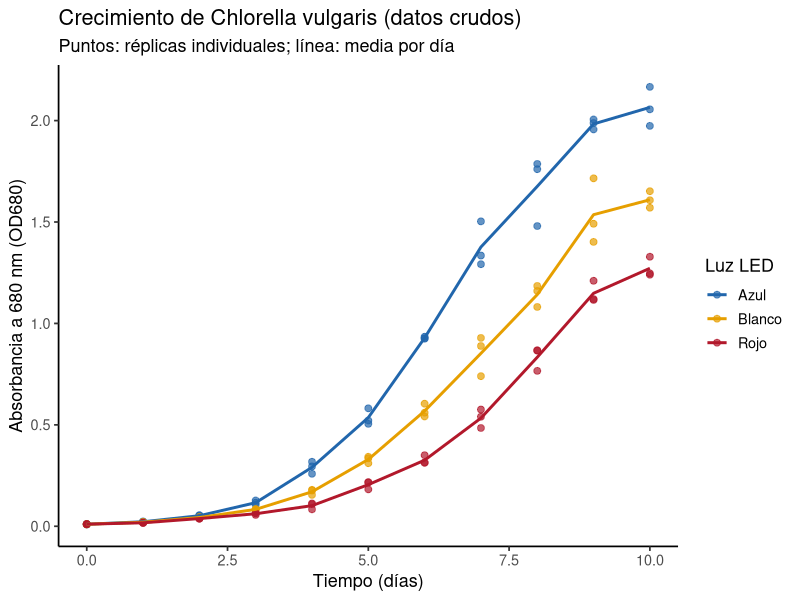
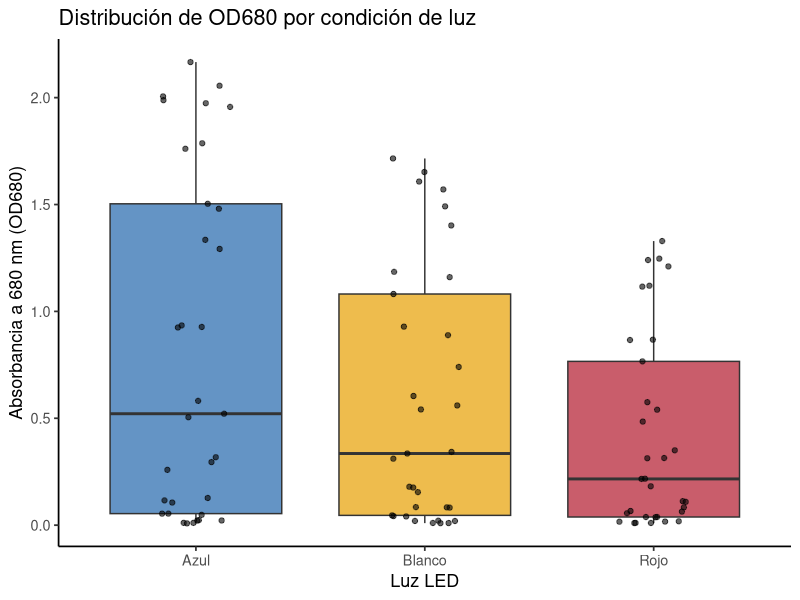
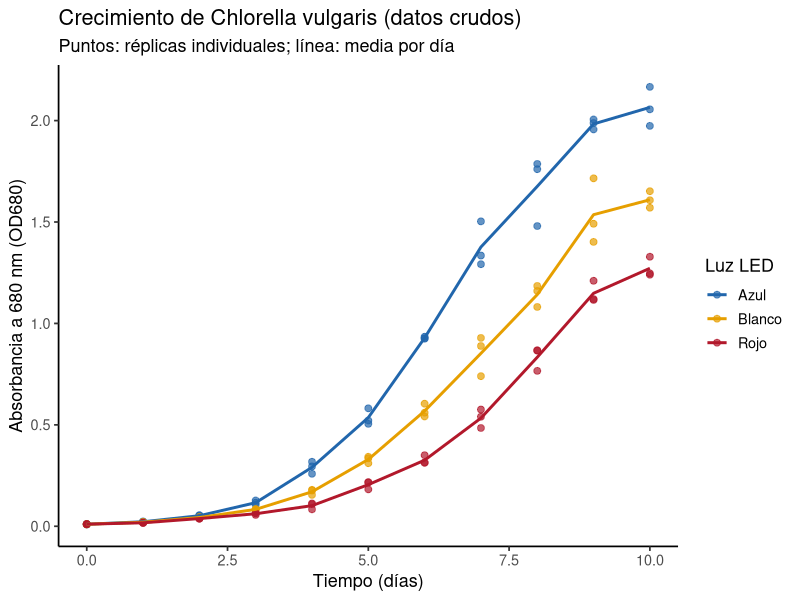
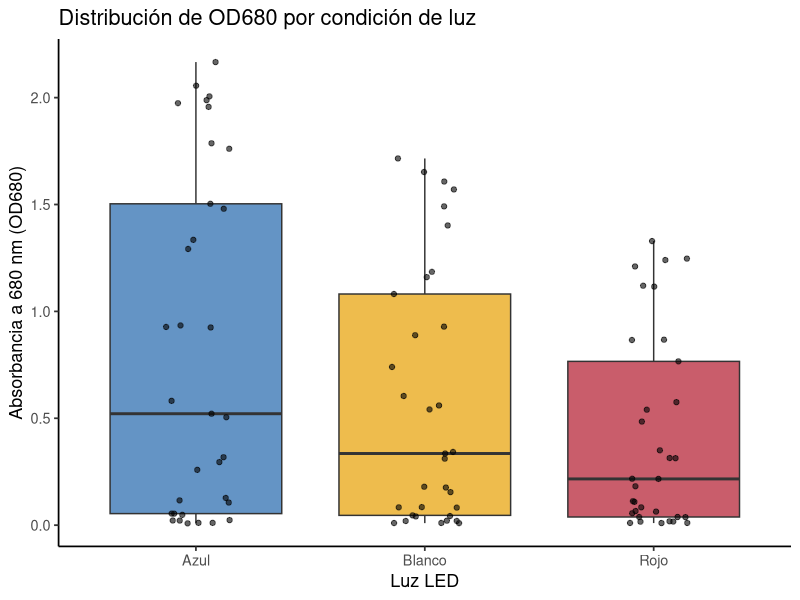

Here is the R script that generated these plots, in order:
# ==========================================================================
# 01. Contexto y toma de datos: crecimiento de Chlorella vulgaris
# ==========================================================================
# Autor: Dr. José Juan Torres Martínez
# Docente de Ciencias Químicas
# Universidad Autónoma de San Luis Potosí (UASLP)
# México
#
# Material académico para estudiantes
# Serie "Aprende R" — Lección 01
#
# Descripción: Primera lección de la serie. Se presenta el experimento
#   (crecimiento de Chlorella vulgaris bajo luz LED azul, blanca
#   (control) y roja), se leen
#   los datos tal como se registraron en el laboratorio (archivo
#   datos_chlorella_ancho.csv), se ordenan en R (datos ordenados o
#   "tidy data") y se hace un primer análisis exploratorio: resumen por
#   grupo, valores faltantes y gráficas iniciales. Los datos ordenados se
#   guardan para la Lección 02.
#
# Objetivos de aprendizaje:
#   - Describir un experimento: variables, unidades y réplicas.
#   - Leer datos de un archivo con read_csv().
#   - Pasar los datos del formato ancho (libreta de laboratorio) al
#     formato largo (tidy data) con pivot_longer().
#   - Resumir los datos por grupo (media, desviación estándar).
#   - Explorar los datos con gráficas antes de analizarlos.
#
# Datos: archivo datos_chlorella_ancho.csv, con las mediciones de
#   absorbancia (OD680) registradas en el laboratorio. Los valores son
#   simulados con fines didácticos, con magnitudes realistas.
# ==========================================================================

# --------------------------------------------------------------------------
# 1. Cargar paquetes
# --------------------------------------------------------------------------
library(tidyverse)

# --------------------------------------------------------------------------
# 2. El experimento (contexto)
# --------------------------------------------------------------------------
# Pregunta: ¿La luz LED azul o la luz LED roja produce un mayor crecimiento
#   de la microalga Chlorella vulgaris, comparadas con el control con luz
#   blanca?
#
# Diseño:
#   - Organismo: Chlorella vulgaris (microalga verde).
#   - Tratamientos: luz LED azul, luz LED blanca (control) y luz LED
#     roja (3 condiciones).
#   - Réplicas: 3 cultivos independientes por condición (n = 3).
#   - Duración: 10 días, con una medición diaria.
#   - Variable medida: absorbancia a 680 nm (OD680), que es proporcional
#     a la densidad celular. En la práctica, las muestras con OD680 mayor
#     a 1.0 se diluyen antes de medir.
#
# Variables:
#   - dia: día del cultivo (0 a 10).
#   - luz: condición de luz (Azul, Blanco o Rojo).
#   - replica: número de réplica (1, 2 o 3).
#   - OD680: absorbancia a 680 nm (sin unidades).

# --------------------------------------------------------------------------
# 3. Leer los datos tal como se registraron en el laboratorio
# --------------------------------------------------------------------------
# El archivo viene en formato ANCHO, como en la libreta o la hoja de
# cálculo: una fila por día y una columna por réplica. Así NO se analizan
# bien en R; primero hay que ordenarlos (sección 4).

datos_ancho <- read_csv("datos_chlorella_ancho.csv", show_col_types = FALSE)

print(datos_ancho)

# --------------------------------------------------------------------------
# 4. Ordenar los datos (tidy data, formato largo)
# --------------------------------------------------------------------------
# Regla de los datos ordenados ("tidy data"):
#   - Cada variable es una columna.
#   - Cada observación es una fila.
#   - Cada valor es una celda.
# Con pivot_longer() pasamos del formato ancho al formato largo.

datos <- datos_ancho %>%
  pivot_longer(
    cols = -dia,
    names_to = c("luz", "replica"),
    names_sep = "_R",
    values_to = "OD680"
  ) %>%
  mutate(replica = as.integer(replica))

print(datos)

# --------------------------------------------------------------------------
# 5. Primer análisis: resumen por día y condición
# --------------------------------------------------------------------------
resumen <- datos %>%
  group_by(dia, luz) %>%
  summarise(
    n        = n(),
    media_OD = mean(OD680),
    de_OD    = sd(OD680),
    min_OD   = min(OD680),
    max_OD   = max(OD680),
    .groups = "drop"
  )

print(resumen)

# --------------------------------------------------------------------------
# 6. Revisión de calidad: valores faltantes y valores fuera de rango
# --------------------------------------------------------------------------
# ¿Hay valores faltantes? (debe ser 0)
print(sum(is.na(datos$OD680)))

# ¿Hay valores fuera de rango? (OD680 debe estar entre 0 y 3)
print(filter(datos, OD680 < 0 | OD680 > 3))

# --------------------------------------------------------------------------
# 7. Exploración gráfica (antes de analizar, hay que mirar los datos)
# --------------------------------------------------------------------------
# Gráfica 1: OD680 contra el tiempo; puntos = réplicas, línea = media.
grafica_puntos <- ggplot(datos, aes(x = dia, y = OD680, color = luz)) +
  geom_point(size = 2, alpha = 0.7) +
  geom_line(
    data = resumen,
    aes(x = dia, y = media_OD, group = luz),
    linewidth = 1
  ) +
  scale_color_manual(
    values = c("Azul" = "#2166ac", "Blanco" = "#E69F00", "Rojo" = "#b2182b")
  ) +
  labs(
    x = "Tiempo (días)",
    y = "Absorbancia a 680 nm (OD680)",
    color = "Luz LED",
    title = "Crecimiento de Chlorella vulgaris (datos crudos)",
    subtitle = "Puntos: réplicas individuales; línea: media por día"
  ) +
  theme_classic(base_size = 13)

print(grafica_puntos)

# Gráfica 2: distribución de OD680 por condición de luz (caja y puntos).
grafica_caja <- ggplot(datos, aes(x = luz, y = OD680, fill = luz)) +
  geom_boxplot(alpha = 0.7) +
  geom_jitter(width = 0.15, size = 1.5, alpha = 0.6) +
  scale_fill_manual(
    values = c("Azul" = "#2166ac", "Blanco" = "#E69F00", "Rojo" = "#b2182b")
  ) +
  labs(
    x = "Luz LED",
    y = "Absorbancia a 680 nm (OD680)",
    title = "Distribución de OD680 por condición de luz"
  ) +
  theme_classic(base_size = 13) +
  theme(legend.position = "none")

print(grafica_caja)

# --------------------------------------------------------------------------
# 8. Guardar los datos ordenados para la Lección 02
# --------------------------------------------------------------------------
write_csv(datos, "datos_chlorella.csv")

# --------------------------------------------------------------------------
# 9. Exportar las gráficas
# --------------------------------------------------------------------------
# Todas las gráficas de la lección se guardan como archivos PNG en alta
# resolución (300 dpi), listas para un informe o una presentación.
ggsave("01_exploracion_puntos.png", grafica_puntos,
       width = 18, height = 12, units = "cm", dpi = 300)
ggsave("01_exploracion_caja.png", grafica_caja,
       width = 16, height = 12, units = "cm", dpi = 300)

# --------------------------------------------------------------------------
# Interpretación: Gráfica 1 (OD680 contra el tiempo)
# --------------------------------------------------------------------------
# - Eje X: tiempo, en días (0 a 10). Es el tiempo desde que se inició el
#   cultivo.
# - Eje Y: absorbancia a 680 nm (OD680), adimensional (no tiene unidades:
#   es una medida de cuánta luz absorbe el cultivo, y crece cuando hay más
#   células). Un OD680 de 0 significa cultivo casi sin células; un OD680
#   de 2 significa un cultivo denso.
# - Lo que se aprecia: los puntos (cada réplica) suben con el tiempo y la
#   línea (la media por día) también sube. La curva azul sube más rápido
#   y llega más alto; la blanca (control, luz blanca) queda en medio y
#   la roja queda abajo. Al principio (días 0-1) las tres están casi en
#   cero; después se separan.
# - Qué significa: el cultivo crece con el tiempo. La luz azul produce
#   más crecimiento que el control con luz blanca, y la luz roja produce
#   menos que el control.
#
# Interpretación: Gráfica 2 (distribución de OD680 por luz)
# --------------------------------------------------------------------------
# - Eje X: condición de luz (Azul, Blanco o Rojo). No es una cantidad,
#   son tres grupos.
# - Eje Y: absorbancia a 680 nm (OD680), adimensional, igual que arriba.
# - Lo que se aprecia: cada caja resume todas las mediciones de un
#   tratamiento. La línea dentro de la caja es la mediana (el valor del
#   medio). La caja cubre el 50% central de los datos. Los puntos son las
#   mediciones. La caja azul está más arriba que la blanca (control) y
#   la roja está más abajo: la azul tiene los valores mayores, la blanca
#   queda en medio y la roja los menores.
# - Qué significa: en conjunto, la luz azul da valores de OD680 más altos
#   que el control con luz blanca, y la luz roja da valores más bajos que
#   el control. La dispersión (el ancho de la caja y de los puntos)
#   muestra que los valores varían entre días y réplicas, lo cual es
#   normal porque el cultivo crece con el tiempo.

# --------------------------------------------------------------------------
# Qué aprendimos
# --------------------------------------------------------------------------
# - Los datos se toman en el laboratorio como mediciones reales (OD680 por
#   día y por réplica) y se ordenan en formato tidy para poder analizarlos.
# - Antes de analizar, hay que mirar los datos: un gráfico de puntos contra
#   el tiempo muestra el crecimiento, y un gráfico de caja compara los
#   tratamientos.
# - La OD680 es adimensional y crece cuando hay más células; por eso sirve
#   para seguir el crecimiento del cultivo.
# - La luz azul produce más crecimiento que el control con luz blanca, y
#   la luz roja produce menos que el control.

# --------------------------------------------------------------------------
# Qué sigue (Lección 02)
# --------------------------------------------------------------------------
# En la Lección 02 tomaremos este archivo (datos_chlorella.csv),
# convertiremos la OD680 a densidad celular (células/mL) con la
# calibración, calcularemos la velocidad específica de crecimiento (mu)
# A PARTIR DE LOS DATOS, y graficaremos la curva de crecimiento. Nada de
# lo que calcularemos está dado de
# antemano: todo sale de estas mediciones.
